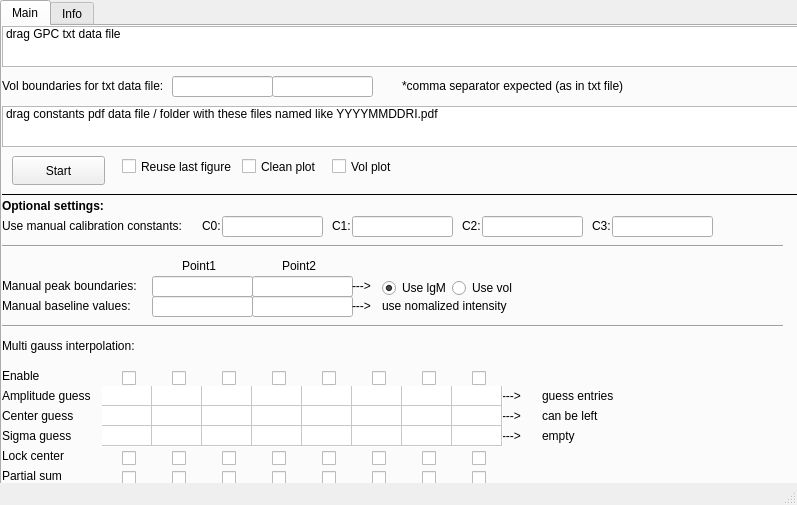
<?xml version="1.0" encoding="UTF-8"?>
<ui version="4.0">
 <class>MainWindow</class>
 <widget class="QMainWindow" name="MainWindow">
  <property name="geometry">
   <rect>
    <x>0</x>
    <y>0</y>
    <width>797</width>
    <height>505</height>
   </rect>
  </property>
  <property name="sizePolicy">
   <sizepolicy hsizetype="Expanding" vsizetype="Expanding">
    <horstretch>0</horstretch>
    <verstretch>0</verstretch>
   </sizepolicy>
  </property>
  <property name="sizeIncrement">
   <size>
    <width>1</width>
    <height>1</height>
   </size>
  </property>
  <property name="windowTitle">
   <string>GPCurve</string>
  </property>
  <property name="locale">
   <locale language="English" country="UnitedStates"/>
  </property>
  <widget class="QWidget" name="centralwidget">
   <property name="sizePolicy">
    <sizepolicy hsizetype="Expanding" vsizetype="Expanding">
     <horstretch>0</horstretch>
     <verstretch>0</verstretch>
    </sizepolicy>
   </property>
   <property name="sizeIncrement">
    <size>
     <width>1</width>
     <height>1</height>
    </size>
   </property>
   <widget class="QTabWidget" name="tabWidget">
    <property name="enabled">
     <bool>true</bool>
    </property>
    <property name="geometry">
     <rect>
      <x>0</x>
      <y>0</y>
      <width>800</width>
      <height>500</height>
     </rect>
    </property>
    <property name="currentIndex">
     <number>0</number>
    </property>
    <widget class="QWidget" name="tab_main">
     <property name="sizePolicy">
      <sizepolicy hsizetype="Expanding" vsizetype="Expanding">
       <horstretch>0</horstretch>
       <verstretch>0</verstretch>
      </sizepolicy>
     </property>
     <property name="sizeIncrement">
      <size>
       <width>1</width>
       <height>1</height>
      </size>
     </property>
     <attribute name="title">
      <string>Main</string>
     </attribute>
     <widget class="QListWidget" name="list_data">
      <property name="geometry">
       <rect>
        <x>0</x>
        <y>0</y>
        <width>800</width>
        <height>41</height>
       </rect>
      </property>
      <item>
       <property name="text">
        <string>drag GPC txt data file</string>
       </property>
      </item>
     </widget>
     <widget class="QLabel" name="label_7">
      <property name="geometry">
       <rect>
        <x>400</x>
        <y>50</y>
        <width>221</width>
        <height>20</height>
       </rect>
      </property>
      <property name="text">
       <string>*comma separator expected (as in txt file)</string>
      </property>
     </widget>
     <widget class="QLabel" name="label_6">
      <property name="geometry">
       <rect>
        <x>0</x>
        <y>50</y>
        <width>161</width>
        <height>20</height>
       </rect>
      </property>
      <property name="text">
       <string>Vol boundaries for txt data file:</string>
      </property>
     </widget>
     <widget class="QLineEdit" name="lineEdit_v2">
      <property name="geometry">
       <rect>
        <x>270</x>
        <y>50</y>
        <width>101</width>
        <height>21</height>
       </rect>
      </property>
     </widget>
     <widget class="QLineEdit" name="lineEdit_v1">
      <property name="geometry">
       <rect>
        <x>170</x>
        <y>50</y>
        <width>101</width>
        <height>21</height>
       </rect>
      </property>
     </widget>
     <widget class="QListWidget" name="list_const">
      <property name="geometry">
       <rect>
        <x>0</x>
        <y>80</y>
        <width>800</width>
        <height>41</height>
       </rect>
      </property>
      <item>
       <property name="text">
        <string>drag constants pdf data file / folder with these files named like YYYYMMDDRI.pdf</string>
       </property>
      </item>
     </widget>
     <widget class="QCheckBox" name="checkBox_vol">
      <property name="geometry">
       <rect>
        <x>330</x>
        <y>130</y>
        <width>111</width>
        <height>21</height>
       </rect>
      </property>
      <property name="text">
       <string>Vol plot</string>
      </property>
     </widget>
     <widget class="QCheckBox" name="checkBox_reuse">
      <property name="geometry">
       <rect>
        <x>120</x>
        <y>130</y>
        <width>111</width>
        <height>21</height>
       </rect>
      </property>
      <property name="text">
       <string>Reuse last figure</string>
      </property>
     </widget>
     <widget class="QCheckBox" name="checkBox_clean">
      <property name="geometry">
       <rect>
        <x>240</x>
        <y>130</y>
        <width>81</width>
        <height>21</height>
       </rect>
      </property>
      <property name="text">
       <string>Clean plot</string>
      </property>
     </widget>
     <widget class="QPushButton" name="pushButton_start">
      <property name="geometry">
       <rect>
        <x>10</x>
        <y>130</y>
        <width>93</width>
        <height>29</height>
       </rect>
      </property>
      <property name="text">
       <string>Start</string>
      </property>
     </widget>
     <widget class="Line" name="line">
      <property name="enabled">
       <bool>true</bool>
      </property>
      <property name="geometry">
       <rect>
        <x>0</x>
        <y>160</y>
        <width>800</width>
        <height>16</height>
       </rect>
      </property>
      <property name="sizePolicy">
       <sizepolicy hsizetype="Minimum" vsizetype="Fixed">
        <horstretch>0</horstretch>
        <verstretch>0</verstretch>
       </sizepolicy>
      </property>
      <property name="minimumSize">
       <size>
        <width>0</width>
        <height>0</height>
       </size>
      </property>
      <property name="font">
       <font>
        <bold>false</bold>
       </font>
      </property>
      <property name="frameShadow">
       <enum>QFrame::Shadow::Plain</enum>
      </property>
      <property name="orientation">
       <enum>Qt::Orientation::Horizontal</enum>
      </property>
     </widget>
     <widget class="Line" name="line_2">
      <property name="geometry">
       <rect>
        <x>0</x>
        <y>210</y>
        <width>781</width>
        <height>20</height>
       </rect>
      </property>
      <property name="orientation">
       <enum>Qt::Orientation::Horizontal</enum>
      </property>
     </widget>
     <widget class="QCheckBox" name="checkBox_lock6">
      <property name="geometry">
       <rect>
        <x>370</x>
        <y>420</y>
        <width>21</width>
        <height>24</height>
       </rect>
      </property>
      <property name="text">
       <string/>
      </property>
     </widget>
     <widget class="QLineEdit" name="lineEdit_b2">
      <property name="geometry">
       <rect>
        <x>250</x>
        <y>270</y>
        <width>101</width>
        <height>21</height>
       </rect>
      </property>
     </widget>
     <widget class="QCheckBox" name="checkBox_lock8">
      <property name="geometry">
       <rect>
        <x>470</x>
        <y>420</y>
        <width>21</width>
        <height>24</height>
       </rect>
      </property>
      <property name="text">
       <string/>
      </property>
     </widget>
     <widget class="QLabel" name="label_3">
      <property name="geometry">
       <rect>
        <x>330</x>
        <y>190</y>
        <width>21</width>
        <height>20</height>
       </rect>
      </property>
      <property name="text">
       <string>C1:</string>
      </property>
     </widget>
     <widget class="QLabel" name="label_26">
      <property name="geometry">
       <rect>
        <x>540</x>
        <y>380</y>
        <width>171</width>
        <height>20</height>
       </rect>
      </property>
      <property name="text">
       <string>can be left</string>
      </property>
     </widget>
     <widget class="QLabel" name="label_5">
      <property name="geometry">
       <rect>
        <x>590</x>
        <y>190</y>
        <width>21</width>
        <height>20</height>
       </rect>
      </property>
      <property name="text">
       <string>C3:</string>
      </property>
     </widget>
     <widget class="QCheckBox" name="checkBox_enable7">
      <property name="geometry">
       <rect>
        <x>420</x>
        <y>340</y>
        <width>21</width>
        <height>24</height>
       </rect>
      </property>
      <property name="text">
       <string/>
      </property>
     </widget>
     <widget class="QLineEdit" name="lineEdit_b1">
      <property name="geometry">
       <rect>
        <x>150</x>
        <y>270</y>
        <width>101</width>
        <height>21</height>
       </rect>
      </property>
     </widget>
     <widget class="QLabel" name="label_13">
      <property name="geometry">
       <rect>
        <x>0</x>
        <y>310</y>
        <width>181</width>
        <height>20</height>
       </rect>
      </property>
      <property name="text">
       <string>Multi gauss interpolation:</string>
      </property>
     </widget>
     <widget class="QCheckBox" name="checkBox_enable4">
      <property name="geometry">
       <rect>
        <x>270</x>
        <y>340</y>
        <width>21</width>
        <height>24</height>
       </rect>
      </property>
      <property name="text">
       <string/>
      </property>
     </widget>
     <widget class="QLabel" name="label_20">
      <property name="geometry">
       <rect>
        <x>380</x>
        <y>270</y>
        <width>131</width>
        <height>20</height>
       </rect>
      </property>
      <property name="text">
       <string>use nomalized intensity</string>
      </property>
     </widget>
     <widget class="QLabel" name="label_22">
      <property name="geometry">
       <rect>
        <x>350</x>
        <y>270</y>
        <width>21</width>
        <height>20</height>
       </rect>
      </property>
      <property name="text">
       <string>---&gt;</string>
      </property>
     </widget>
     <widget class="QCheckBox" name="checkBox_lock7">
      <property name="geometry">
       <rect>
        <x>420</x>
        <y>420</y>
        <width>21</width>
        <height>24</height>
       </rect>
      </property>
      <property name="text">
       <string/>
      </property>
     </widget>
     <widget class="QCheckBox" name="checkBox_lock5">
      <property name="geometry">
       <rect>
        <x>320</x>
        <y>420</y>
        <width>21</width>
        <height>24</height>
       </rect>
      </property>
      <property name="text">
       <string/>
      </property>
     </widget>
     <widget class="QCheckBox" name="checkBox_lock3">
      <property name="geometry">
       <rect>
        <x>220</x>
        <y>420</y>
        <width>21</width>
        <height>24</height>
       </rect>
      </property>
      <property name="text">
       <string/>
      </property>
     </widget>
     <widget class="QLabel" name="label_12">
      <property name="geometry">
       <rect>
        <x>280</x>
        <y>230</y>
        <width>41</width>
        <height>20</height>
       </rect>
      </property>
      <property name="text">
       <string>Point2</string>
      </property>
     </widget>
     <widget class="QLabel" name="label_23">
      <property name="geometry">
       <rect>
        <x>500</x>
        <y>360</y>
        <width>51</width>
        <height>20</height>
       </rect>
      </property>
      <property name="text">
       <string>---&gt;</string>
      </property>
     </widget>
     <widget class="QLineEdit" name="lineEdit_c0">
      <property name="geometry">
       <rect>
        <x>220</x>
        <y>190</y>
        <width>101</width>
        <height>21</height>
       </rect>
      </property>
     </widget>
     <widget class="QCheckBox" name="checkBox_enable8">
      <property name="geometry">
       <rect>
        <x>470</x>
        <y>340</y>
        <width>21</width>
        <height>24</height>
       </rect>
      </property>
      <property name="text">
       <string/>
      </property>
     </widget>
     <widget class="QLineEdit" name="lineEdit_p2">
      <property name="geometry">
       <rect>
        <x>250</x>
        <y>250</y>
        <width>101</width>
        <height>21</height>
       </rect>
      </property>
     </widget>
     <widget class="QCheckBox" name="checkBox_enable1">
      <property name="geometry">
       <rect>
        <x>120</x>
        <y>340</y>
        <width>21</width>
        <height>24</height>
       </rect>
      </property>
      <property name="text">
       <string/>
      </property>
     </widget>
     <widget class="QLineEdit" name="lineEdit_p1">
      <property name="geometry">
       <rect>
        <x>150</x>
        <y>250</y>
        <width>101</width>
        <height>21</height>
       </rect>
      </property>
     </widget>
     <widget class="QCheckBox" name="checkBox_lock4">
      <property name="geometry">
       <rect>
        <x>270</x>
        <y>420</y>
        <width>21</width>
        <height>24</height>
       </rect>
      </property>
      <property name="text">
       <string/>
      </property>
     </widget>
     <widget class="QCheckBox" name="checkBox_enable2">
      <property name="geometry">
       <rect>
        <x>170</x>
        <y>340</y>
        <width>21</width>
        <height>24</height>
       </rect>
      </property>
      <property name="text">
       <string/>
      </property>
     </widget>
     <widget class="QCheckBox" name="checkBox_lock2">
      <property name="geometry">
       <rect>
        <x>170</x>
        <y>420</y>
        <width>21</width>
        <height>24</height>
       </rect>
      </property>
      <property name="text">
       <string/>
      </property>
     </widget>
     <widget class="QLabel" name="label_10">
      <property name="geometry">
       <rect>
        <x>0</x>
        <y>270</y>
        <width>141</width>
        <height>20</height>
       </rect>
      </property>
      <property name="text">
       <string>Manual baseline values:</string>
      </property>
     </widget>
     <widget class="QCheckBox" name="checkBox_lock1">
      <property name="geometry">
       <rect>
        <x>120</x>
        <y>420</y>
        <width>21</width>
        <height>24</height>
       </rect>
      </property>
      <property name="text">
       <string/>
      </property>
     </widget>
     <widget class="QLabel" name="label_18">
      <property name="geometry">
       <rect>
        <x>0</x>
        <y>420</y>
        <width>71</width>
        <height>20</height>
       </rect>
      </property>
      <property name="text">
       <string>Lock center</string>
      </property>
     </widget>
     <widget class="QLabel" name="label_16">
      <property name="geometry">
       <rect>
        <x>0</x>
        <y>380</y>
        <width>81</width>
        <height>20</height>
       </rect>
      </property>
      <property name="text">
       <string>Center guess</string>
      </property>
     </widget>
     <widget class="QLineEdit" name="lineEdit_c3">
      <property name="geometry">
       <rect>
        <x>610</x>
        <y>190</y>
        <width>101</width>
        <height>21</height>
       </rect>
      </property>
     </widget>
     <widget class="QLabel" name="label_17">
      <property name="geometry">
       <rect>
        <x>0</x>
        <y>400</y>
        <width>81</width>
        <height>20</height>
       </rect>
      </property>
      <property name="text">
       <string>Sigma guess</string>
      </property>
     </widget>
     <widget class="QLabel" name="label_8">
      <property name="geometry">
       <rect>
        <x>0</x>
        <y>170</y>
        <width>461</width>
        <height>20</height>
       </rect>
      </property>
      <property name="font">
       <font>
        <bold>true</bold>
       </font>
      </property>
      <property name="text">
       <string>Optional settings:</string>
      </property>
     </widget>
     <widget class="QLabel" name="label_15">
      <property name="geometry">
       <rect>
        <x>0</x>
        <y>340</y>
        <width>61</width>
        <height>20</height>
       </rect>
      </property>
      <property name="text">
       <string>Enable </string>
      </property>
     </widget>
     <widget class="QRadioButton" name="radioButton_vol">
      <property name="geometry">
       <rect>
        <x>450</x>
        <y>250</y>
        <width>71</width>
        <height>24</height>
       </rect>
      </property>
      <property name="text">
       <string>Use vol</string>
      </property>
      <property name="checked">
       <bool>false</bool>
      </property>
     </widget>
     <widget class="QLabel" name="label_2">
      <property name="geometry">
       <rect>
        <x>200</x>
        <y>190</y>
        <width>21</width>
        <height>20</height>
       </rect>
      </property>
      <property name="text">
       <string>C0:</string>
      </property>
     </widget>
     <widget class="QCheckBox" name="checkBox_enable5">
      <property name="geometry">
       <rect>
        <x>320</x>
        <y>340</y>
        <width>21</width>
        <height>24</height>
       </rect>
      </property>
      <property name="text">
       <string/>
      </property>
     </widget>
     <widget class="Line" name="line_3">
      <property name="geometry">
       <rect>
        <x>0</x>
        <y>290</y>
        <width>781</width>
        <height>20</height>
       </rect>
      </property>
      <property name="orientation">
       <enum>Qt::Orientation::Horizontal</enum>
      </property>
     </widget>
     <widget class="QLabel" name="label_25">
      <property name="geometry">
       <rect>
        <x>500</x>
        <y>400</y>
        <width>21</width>
        <height>20</height>
       </rect>
      </property>
      <property name="text">
       <string>---&gt;</string>
      </property>
     </widget>
     <widget class="QRadioButton" name="radioButton_lgm">
      <property name="geometry">
       <rect>
        <x>380</x>
        <y>250</y>
        <width>71</width>
        <height>24</height>
       </rect>
      </property>
      <property name="text">
       <string>Use lgM</string>
      </property>
      <property name="checked">
       <bool>true</bool>
      </property>
     </widget>
     <widget class="QCheckBox" name="checkBox_enable3">
      <property name="geometry">
       <rect>
        <x>220</x>
        <y>340</y>
        <width>21</width>
        <height>24</height>
       </rect>
      </property>
      <property name="text">
       <string/>
      </property>
     </widget>
     <widget class="QLabel" name="label_11">
      <property name="geometry">
       <rect>
        <x>180</x>
        <y>230</y>
        <width>41</width>
        <height>20</height>
       </rect>
      </property>
      <property name="text">
       <string>Point1</string>
      </property>
     </widget>
     <widget class="QLabel" name="label_9">
      <property name="geometry">
       <rect>
        <x>0</x>
        <y>250</y>
        <width>141</width>
        <height>20</height>
       </rect>
      </property>
      <property name="text">
       <string>Manual peak boundaries:</string>
      </property>
     </widget>
     <widget class="QLineEdit" name="lineEdit_c1">
      <property name="geometry">
       <rect>
        <x>350</x>
        <y>190</y>
        <width>101</width>
        <height>21</height>
       </rect>
      </property>
     </widget>
     <widget class="QLineEdit" name="lineEdit_c2">
      <property name="geometry">
       <rect>
        <x>480</x>
        <y>190</y>
        <width>101</width>
        <height>21</height>
       </rect>
      </property>
      <property name="text">
       <string/>
      </property>
     </widget>
     <widget class="QCheckBox" name="checkBox_enable6">
      <property name="geometry">
       <rect>
        <x>370</x>
        <y>340</y>
        <width>21</width>
        <height>24</height>
       </rect>
      </property>
      <property name="text">
       <string/>
      </property>
     </widget>
     <widget class="QLabel" name="label">
      <property name="geometry">
       <rect>
        <x>0</x>
        <y>190</y>
        <width>181</width>
        <height>20</height>
       </rect>
      </property>
      <property name="text">
       <string>Use manual calibration constants:</string>
      </property>
     </widget>
     <widget class="QLabel" name="label_24">
      <property name="geometry">
       <rect>
        <x>500</x>
        <y>380</y>
        <width>21</width>
        <height>20</height>
       </rect>
      </property>
      <property name="text">
       <string>---&gt;</string>
      </property>
     </widget>
     <widget class="QLabel" name="label_19">
      <property name="geometry">
       <rect>
        <x>540</x>
        <y>360</y>
        <width>171</width>
        <height>20</height>
       </rect>
      </property>
      <property name="text">
       <string>guess entries</string>
      </property>
     </widget>
     <widget class="QLabel" name="label_27">
      <property name="geometry">
       <rect>
        <x>540</x>
        <y>400</y>
        <width>171</width>
        <height>20</height>
       </rect>
      </property>
      <property name="text">
       <string>empty</string>
      </property>
     </widget>
     <widget class="QLabel" name="label_4">
      <property name="geometry">
       <rect>
        <x>460</x>
        <y>190</y>
        <width>21</width>
        <height>20</height>
       </rect>
      </property>
      <property name="text">
       <string>C2:</string>
      </property>
     </widget>
     <widget class="QLabel" name="label_14">
      <property name="geometry">
       <rect>
        <x>0</x>
        <y>360</y>
        <width>91</width>
        <height>20</height>
       </rect>
      </property>
      <property name="text">
       <string>Amplitude guess</string>
      </property>
     </widget>
     <widget class="QLabel" name="label_21">
      <property name="geometry">
       <rect>
        <x>350</x>
        <y>250</y>
        <width>21</width>
        <height>20</height>
       </rect>
      </property>
      <property name="text">
       <string>---&gt;</string>
      </property>
     </widget>
     <widget class="QTableWidget" name="tableWidget">
      <property name="geometry">
       <rect>
        <x>100</x>
        <y>360</y>
        <width>401</width>
        <height>61</height>
       </rect>
      </property>
      <property name="frameShape">
       <enum>QFrame::Shape::NoFrame</enum>
      </property>
      <property name="lineWidth">
       <number>1</number>
      </property>
      <property name="autoScroll">
       <bool>false</bool>
      </property>
      <property name="editTriggers">
       <set>QAbstractItemView::EditTrigger::AllEditTriggers</set>
      </property>
      <property name="showDropIndicator" stdset="0">
       <bool>false</bool>
      </property>
      <property name="dragDropOverwriteMode">
       <bool>false</bool>
      </property>
      <property name="selectionMode">
       <enum>QAbstractItemView::SelectionMode::ExtendedSelection</enum>
      </property>
      <property name="showGrid">
       <bool>true</bool>
      </property>
      <property name="wordWrap">
       <bool>true</bool>
      </property>
      <property name="rowCount">
       <number>3</number>
      </property>
      <property name="columnCount">
       <number>8</number>
      </property>
      <attribute name="horizontalHeaderVisible">
       <bool>false</bool>
      </attribute>
      <attribute name="horizontalHeaderDefaultSectionSize">
       <number>50</number>
      </attribute>
      <attribute name="horizontalHeaderHighlightSections">
       <bool>false</bool>
      </attribute>
      <attribute name="verticalHeaderVisible">
       <bool>false</bool>
      </attribute>
      <attribute name="verticalHeaderMinimumSectionSize">
       <number>20</number>
      </attribute>
      <attribute name="verticalHeaderDefaultSectionSize">
       <number>20</number>
      </attribute>
      <attribute name="verticalHeaderHighlightSections">
       <bool>false</bool>
      </attribute>
      <row/>
      <row/>
      <row/>
      <column/>
      <column/>
      <column/>
      <column/>
      <column/>
      <column/>
      <column/>
      <column/>
     </widget>
     <widget class="QLabel" name="label_28">
      <property name="geometry">
       <rect>
        <x>0</x>
        <y>440</y>
        <width>71</width>
        <height>20</height>
       </rect>
      </property>
      <property name="text">
       <string>Partial sum</string>
      </property>
     </widget>
     <widget class="QCheckBox" name="checkBox_sum_1">
      <property name="geometry">
       <rect>
        <x>120</x>
        <y>440</y>
        <width>21</width>
        <height>24</height>
       </rect>
      </property>
      <property name="text">
       <string/>
      </property>
     </widget>
     <widget class="QCheckBox" name="checkBox_sum_2">
      <property name="geometry">
       <rect>
        <x>170</x>
        <y>440</y>
        <width>21</width>
        <height>24</height>
       </rect>
      </property>
      <property name="text">
       <string/>
      </property>
     </widget>
     <widget class="QCheckBox" name="checkBox_sum_3">
      <property name="geometry">
       <rect>
        <x>220</x>
        <y>440</y>
        <width>21</width>
        <height>24</height>
       </rect>
      </property>
      <property name="text">
       <string/>
      </property>
     </widget>
     <widget class="QCheckBox" name="checkBox_sum_4">
      <property name="geometry">
       <rect>
        <x>270</x>
        <y>440</y>
        <width>21</width>
        <height>24</height>
       </rect>
      </property>
      <property name="text">
       <string/>
      </property>
     </widget>
     <widget class="QCheckBox" name="checkBox_sum_5">
      <property name="geometry">
       <rect>
        <x>320</x>
        <y>440</y>
        <width>21</width>
        <height>24</height>
       </rect>
      </property>
      <property name="text">
       <string/>
      </property>
     </widget>
     <widget class="QCheckBox" name="checkBox_sum_6">
      <property name="geometry">
       <rect>
        <x>370</x>
        <y>440</y>
        <width>21</width>
        <height>24</height>
       </rect>
      </property>
      <property name="text">
       <string/>
      </property>
     </widget>
     <widget class="QCheckBox" name="checkBox_sum_7">
      <property name="geometry">
       <rect>
        <x>420</x>
        <y>440</y>
        <width>21</width>
        <height>24</height>
       </rect>
      </property>
      <property name="text">
       <string/>
      </property>
     </widget>
     <widget class="QCheckBox" name="checkBox_sum_8">
      <property name="geometry">
       <rect>
        <x>470</x>
        <y>440</y>
        <width>21</width>
        <height>24</height>
       </rect>
      </property>
      <property name="text">
       <string/>
      </property>
     </widget>
    </widget>
    <widget class="QWidget" name="tab_about">
     <property name="sizePolicy">
      <sizepolicy hsizetype="Expanding" vsizetype="Expanding">
       <horstretch>0</horstretch>
       <verstretch>0</verstretch>
      </sizepolicy>
     </property>
     <property name="sizeIncrement">
      <size>
       <width>1</width>
       <height>1</height>
      </size>
     </property>
     <attribute name="title">
      <string>Info</string>
     </attribute>
     <widget class="QLabel" name="label_29">
      <property name="geometry">
       <rect>
        <x>10</x>
        <y>10</y>
        <width>101</width>
        <height>20</height>
       </rect>
      </property>
      <property name="text">
       <string>Version: alpha 2.3</string>
      </property>
     </widget>
     <widget class="QLabel" name="label_30">
      <property name="geometry">
       <rect>
        <x>10</x>
        <y>30</y>
        <width>101</width>
        <height>20</height>
       </rect>
      </property>
      <property name="text">
       <string>© 2025 MirChemi</string>
      </property>
     </widget>
     <widget class="QLabel" name="label_31">
      <property name="geometry">
       <rect>
        <x>10</x>
        <y>50</y>
        <width>101</width>
        <height>20</height>
       </rect>
      </property>
      <property name="text">
       <string>License: MIT</string>
      </property>
     </widget>
     <widget class="QLabel" name="label_32">
      <property name="geometry">
       <rect>
        <x>10</x>
        <y>70</y>
        <width>191</width>
        <height>20</height>
       </rect>
      </property>
      <property name="text">
       <string>&lt;html&gt;&lt;head/&gt;&lt;body&gt;&lt;p&gt;Contact: &lt;a href=&quot;mailto:mirekchemis@gmail.com&quot;&gt;&lt;span style=&quot; text-decoration: underline; color:#004275;&quot;&gt;mirekchemis@gmail.com&lt;/span&gt;&lt;/a&gt;&lt;/p&gt;&lt;/body&gt;&lt;/html&gt;</string>
      </property>
      <property name="textFormat">
       <enum>Qt::TextFormat::RichText</enum>
      </property>
      <property name="openExternalLinks">
       <bool>true</bool>
      </property>
      <property name="textInteractionFlags">
       <set>Qt::TextInteractionFlag::LinksAccessibleByMouse|Qt::TextInteractionFlag::TextSelectableByMouse</set>
      </property>
     </widget>
     <widget class="QLabel" name="label_33">
      <property name="geometry">
       <rect>
        <x>10</x>
        <y>90</y>
        <width>261</width>
        <height>20</height>
       </rect>
      </property>
      <property name="text">
       <string>&lt;html&gt;&lt;head/&gt;&lt;body&gt;&lt;p&gt;GitHub: &lt;a href=&quot;https://github.com/MirChemi/GPCurve&quot;&gt;&lt;span style=&quot; text-decoration: underline; color:#004275;&quot;&gt;https://github.com/MirChemi/GPCurve&lt;/span&gt;&lt;/a&gt;&lt;/p&gt;&lt;/body&gt;&lt;/html&gt;</string>
      </property>
      <property name="textFormat">
       <enum>Qt::TextFormat::RichText</enum>
      </property>
      <property name="openExternalLinks">
       <bool>true</bool>
      </property>
      <property name="textInteractionFlags">
       <set>Qt::TextInteractionFlag::LinksAccessibleByMouse|Qt::TextInteractionFlag::TextSelectableByMouse</set>
      </property>
     </widget>
     <widget class="QLabel" name="label_34">
      <property name="geometry">
       <rect>
        <x>10</x>
        <y>110</y>
        <width>221</width>
        <height>20</height>
       </rect>
      </property>
      <property name="text">
       <string>Modify config.ini for advanced settings</string>
      </property>
     </widget>
     <widget class="QLabel" name="label_35">
      <property name="geometry">
       <rect>
        <x>10</x>
        <y>180</y>
        <width>121</width>
        <height>20</height>
       </rect>
      </property>
      <property name="text">
       <string>Usage requirements:</string>
      </property>
     </widget>
     <widget class="QLabel" name="label_36">
      <property name="geometry">
       <rect>
        <x>10</x>
        <y>200</y>
        <width>461</width>
        <height>20</height>
       </rect>
      </property>
      <property name="text">
       <string>1. Ensure the data files (`xxx.pdf` and `xxx.txt`) are in the same folder </string>
      </property>
     </widget>
     <widget class="QLabel" name="label_37">
      <property name="geometry">
       <rect>
        <x>10</x>
        <y>220</y>
        <width>751</width>
        <height>20</height>
       </rect>
      </property>
      <property name="text">
       <string>2. Ensure that you have a PDF file containing calibration constants or a folder with such files named in the format &quot;yearmonthdate[RI-or-UV]&quot;</string>
      </property>
     </widget>
     <widget class="QLabel" name="label_38">
      <property name="geometry">
       <rect>
        <x>10</x>
        <y>240</y>
        <width>461</width>
        <height>20</height>
       </rect>
      </property>
      <property name="text">
       <string>Check the example and constants_example folders in the GitHub repository</string>
      </property>
     </widget>
     <widget class="QLabel" name="label_39">
      <property name="geometry">
       <rect>
        <x>10</x>
        <y>130</y>
        <width>301</width>
        <height>20</height>
       </rect>
      </property>
      <property name="text">
       <string>All generated files are stored in the output folder</string>
      </property>
     </widget>
    </widget>
   </widget>
  </widget>
  <widget class="QStatusBar" name="statusbar"/>
 </widget>
 <resources/>
 <connections/>
</ui>
